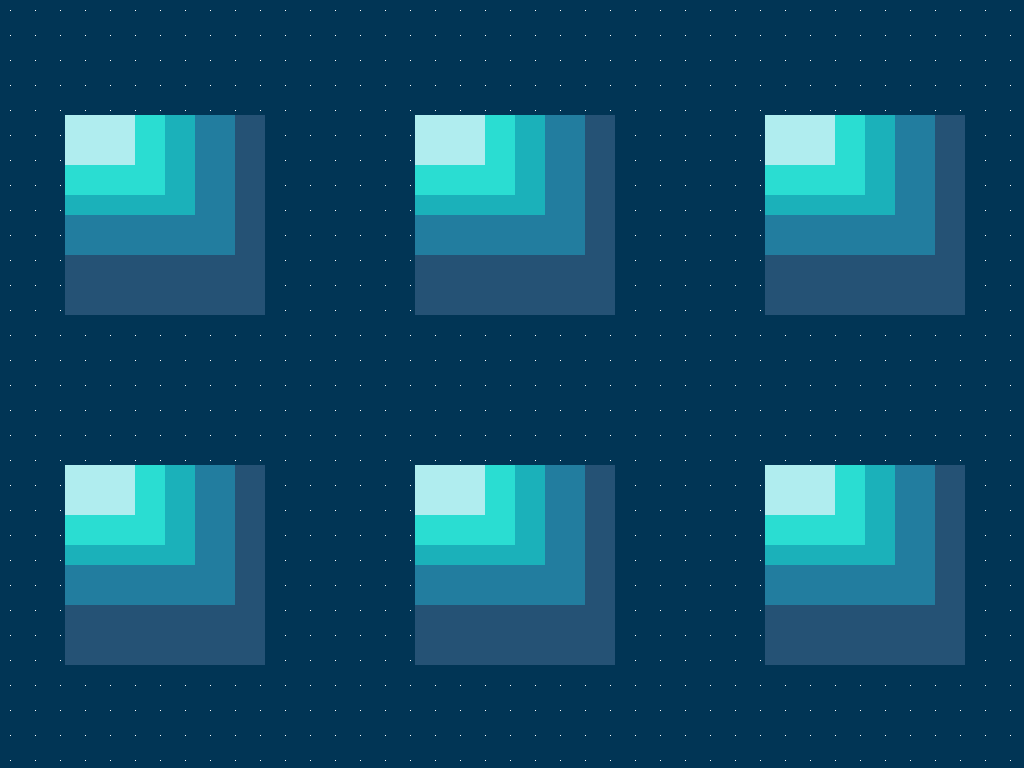
Frame 1 (no input)
Frame 2 (the mouse pressed at the canvas centre, redrawn once): identical to frame 1, image omitted

The Processing sketch that drew this single still picture (run headless with seeded random() and noise(); the mouse was pressed at the canvas centre and the sketch redrawn once):

// Processing sketch: processing_147692
// ── processing_147692.pde

// Konkuk University
// Department of Dynamic Media
// SOS iDesign
// Name: KIM Mirae
// ID: 201420064
 
void setup() {
  size (1024, 768);
  background(#013555);
  noLoop();
  smooth();
  
}
 
void draw() {
  
  //background pattern
  for (int i = 10; i < width; i += 25) {
  for (int j = 10; j < height; j += 25) {
  rectMode(CENTER);
    stroke(#ffffff);
    rect(i, j, 0, 0);
    rect(j, i, 0, 0);
  }
  }
 
 //pattern
  for (int i = 0; i < 1024; i = i +350) {
  for (int j = 0; j < 768; j = j +350) {
 
 
      rectMode(CENTER);
      fill(#255275);
      noStroke();
      rect(i+165,j+215,200,200);
  
      rectMode(CENTER);
      fill(#227d9f);
      noStroke();
      rect(i+150,j+185,170,140);
     
      rectMode(CENTER);
      fill(#1bb1ba);
      noStroke();
      rect(i+130,j+165,130,100);
      
      rectMode(CENTER);
      fill(#2addd2);
      noStroke();
      rect(i+115,j+155,100,80);
      
      rectMode(CENTER);
      fill(#b0edef);
      noStroke();
      rect(i+100,j+140,70,50);
      
      
      
    }
  }
}
